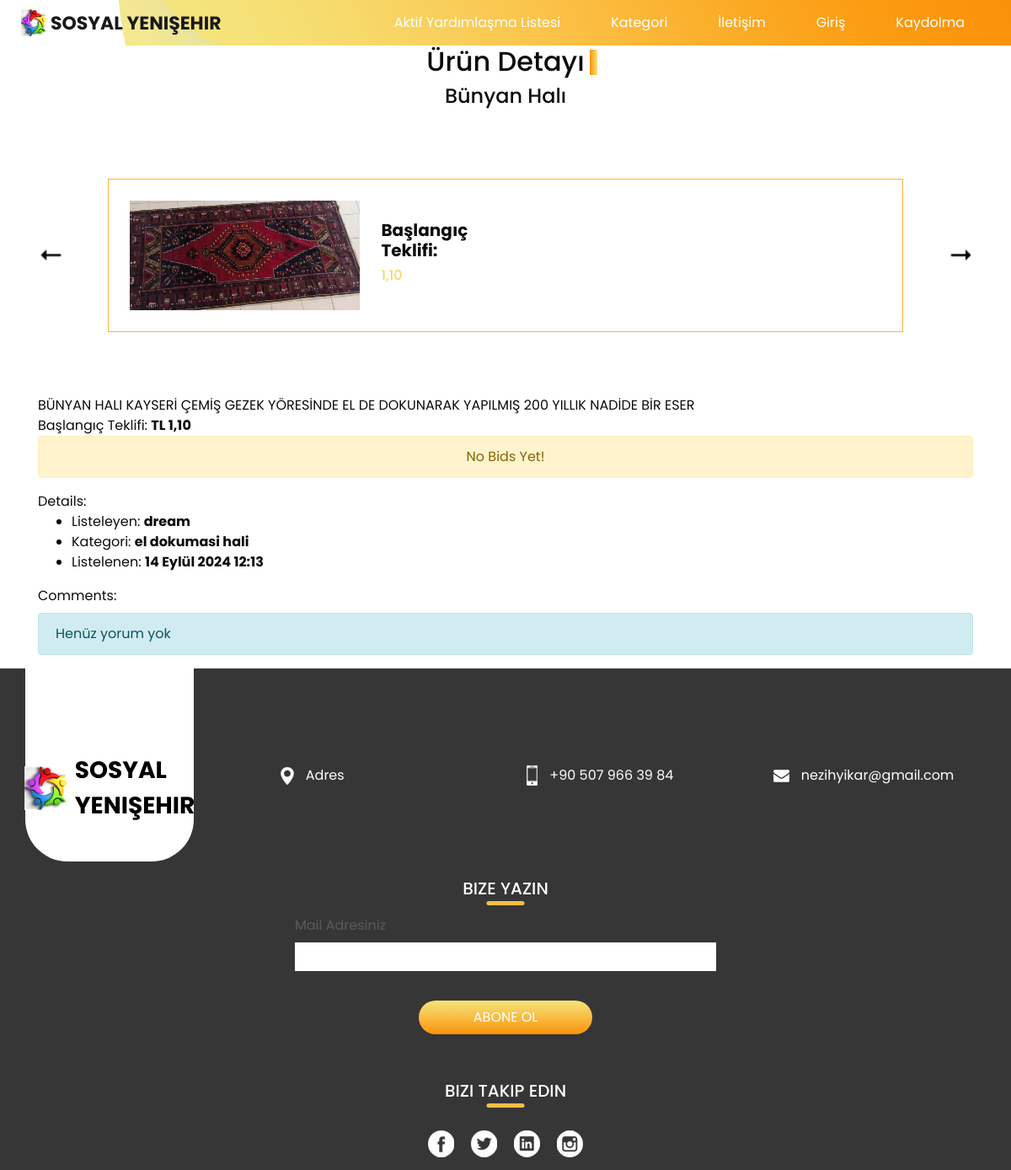
The page /details/1 on the database its author committed.
### auctions/models.py (models this page shows, shortened)
class AuctionListing(models.Model):
    category = models.ForeignKey(Category, on_delete=models.CASCADE)
    name = models.CharField(max_length=50)
    date = models.DateTimeField()
    ended=models.DateTimeField()
    startBid = models.DecimalField(default=1.1,decimal_places=2, max_digits=7)
    description = models.CharField(max_length=250)
    user = models.ForeignKey(User, on_delete=models.CASCADE)
    winner = models.ForeignKey(User, on_delete=models.SET("(deleted)"),
                               blank=True,
                               null=True,
                               related_name="auction_winner",
                               related_query_name="auction_winner")
    final_value = models.IntegerField(blank=True, null=True)
    image1 = models.ImageField(
        upload_to='image',
        null=True,
        blank=True,
        default=False,
    )
    image2 = models.ImageField(
        upload_to='image',
        null=True,
        blank=True,
        default=False,
    )
    image3 = models.ImageField(
        upload_to='image',
        null=True,
        blank=True,
        default=False,
    )
    image4 = models.ImageField(
        upload_to='image',
        null=True,
        blank=True,
        default=False,
    )
    active = models.BooleanField()

class User(AbstractUser):
    phone = models.CharField(max_length=20,blank=False, help_text='Contact phone number')
    adres= models.TextField(null=True,blank=True)
    age = models.PositiveIntegerField(null=True, blank=True)
    is_verified=models.BooleanField(default=False)
    code=models.CharField(max_length=8,blank=True,null=True)
    watchlist = models.ManyToManyField(
        'AuctionListing', blank=True, related_name="userWatchlist")

class Category(models.Model):
    name = models.CharField(max_length=32)

### auctions/views.py (the view)
# urls.py: path("details/<int:id>", views.details, name="details"),
def details(request, id):
    item = AuctionListing.objects.get(id=id)
    bids = Bid.objects.filter(auctionListing=item)
    comments = Comment.objects.filter(auctionListing=item)
    value = bids.aggregate(Max('bidValue'))['bidValue__max']
    bid = None
    if value is not None:
        bid = Bid.objects.filter(bidValue=value)[0]
    return render(request, "auctions/details.html", {
        'item': item,
        'bids': bids,
        'comments': comments,
        'bid': bid
    })

### templates/auctions/details.html (shortened to what this page needs)
{% extends 'auctions/layout.html'%}
{% block body %}
<section class="client_section">
    <div class="container">
      <div class="heading_container">
        <h2>
            Ürün Detayı
        </h2>
      </div>
      <h4 class="secondary_heading">
        {{ item.name }}
      </h4>
      <div id="carouselExampleControls" class="carousel slide" data-ride="carousel">
        <div class="carousel-inner">
          <div class="carousel-item active">
            <div class="client_container">
              <div class="client-id">
                <div class="img-box">
                  <img src="{{ item.image1.url }}" alt="">
                </div>
                <div class="name">
                  <h5>
                     Başlangıç Teklifi:
                  </h5>
                  <h6>
                    {{ item.startBid }}
                  </h6>
                </div>
              </div>
            </div>
          </div>
        </div>
        <a class="carousel-control-prev" href="#carouselExampleControls" role="button" data-slide="prev">
          <span class="carousel-control-prev-icon" aria-hidden="true"></span>
        </a>
        <a class="carousel-control-next" href="#carouselExampleControls" role="button" data-slide="next">
          <span class="carousel-control-next-icon" aria-hidden="true"></span>
        </a>
      </div>
<div class="item-description">
        {{ item.description }}
    </div>
    <div class="bid">
          Başlangıç Teklifi: <strong>TL {{ item.startBid }}</strong>
    </div>
    {% for bid in bids %}
    <div class="text-center">{{ bid.user.username }} bid <strong>{{ bid.bidValue }}</strong> at
        {{ bid.date|date:'M d, h:i a' }}</div>
    {% empty %}
    <div class="alert alert-warning text-center">
        No Bids Yet!
    </div>
    {% endfor %}
    <section>
        Details:
        <ul>
            <li>Listeleyen: <strong>{{ item.user.username }}</strong></li>
            <li>Kategori: <strong>{{ item.category.name }}</strong></li>
            <li>Listelenen: <strong>{{ item.date }}</strong></li>
        </ul>
    </section>
    <section>
        Comments:
        {% for comment in comments %}
        <div class="card comment">
            <div class="card-body">
                <div class="card-title">
                    <strong>{{ comment.user.username }}</strong>: {{ comment.commentValue }}
                </div>
                <div class="card-text">
                    <small>Yorumlandı: <strong>{{ comment.date|date:'M d, h:i a' }}</strong></small>
                </div>
            </div>
        </div>
        {% empty %}
        <div class="alert alert-info mt-2">
            Henüz yorum yok
        </div>
        {% endfor %}
    </section>
    </div>
  </section>
{% endblock %}

### auctions/static/css/style.css (style rules this page uses)
body { font-family: "Poppins", sans-serif; color: #0c0c0c; background-color: #ffffff; }
.heading_container { display: -webkit-box; display: -ms-flexbox; display: flex; }
.heading_container h2 { position: relative; }
.heading_container h2::before { content: ""; position: absolute; width: 9px; height: 30px; top: 14%; right: -15px; background: -webkit-gradient(linear, left top, right top, from(#fb930a), to(#f5e47b)); background: linear-gradient(to right, #fb930a, #f5e47b); }
a, a:hover, a:focus { text-decoration: none; }
.client_section .heading_container { -webkit-box-pack: center; -ms-flex-pack: center; justify-content: center; }
.client_section .secondary_heading { text-align: center; }
.client_section .client_container { display: -webkit-box; display: -ms-flexbox; display: flex; -webkit-box-align: center; -ms-flex-align: center; align-items: center; border: 1px solid #fbb534; padding: 25px; width: 85%; margin: 75px auto; }
.client_section .client_container .client-id { display: -webkit-box; display: -ms-flexbox; display: flex; -webkit-box-align: center; -ms-flex-align: center; align-items: center; width: 45%; }
.client_section .client_container .client-id .img-box { margin-right: 25px; }
.client_section .client_container .client-id .img-box img { width: 100%; }
.client_section .client_container .client-id h5 { font-weight: bold; }
.client_section .client_container .client-id h6 { color: #f6d768; }
.client_section .carousel-control-prev, .client_section .carousel-control-next { opacity: 1; }
.client_section .carousel-control-prev { -webkit-box-pack: start; -ms-flex-pack: start; justify-content: flex-start; }
.client_section .carousel-control-next { -webkit-box-pack: end; -ms-flex-pack: end; justify-content: flex-end; }
.client_section .carousel-control-prev-icon, .client_section .carousel-control-next-icon { width: 30px; height: 30px; background-size: 25px; }
.client_section .carousel-control-prev-icon { background-image: url(../images/prev-black.png); }
.client_section .carousel-control-next-icon { background-image: url(../images/next-black.png); }

### auctions/static/css/responsive.css (style rules this page uses)
@media (min-width: 1200px) { .container { max-width: 1170px; } }

### rows shown on the page
AuctionListing: name "Bünyan Halı", image1 (picture), startBid "1,10", description "BÜNYAN HALI KAYSERİ ÇEMİŞ GEZEK YÖRESİNDE EL DE DOKUNARAK YAPILMIŞ 200 YILLIK NADİDE BİR ESER", user.username "dream", category.name "el dokumasi hali", date "14 Eylül 2024 12:13"
